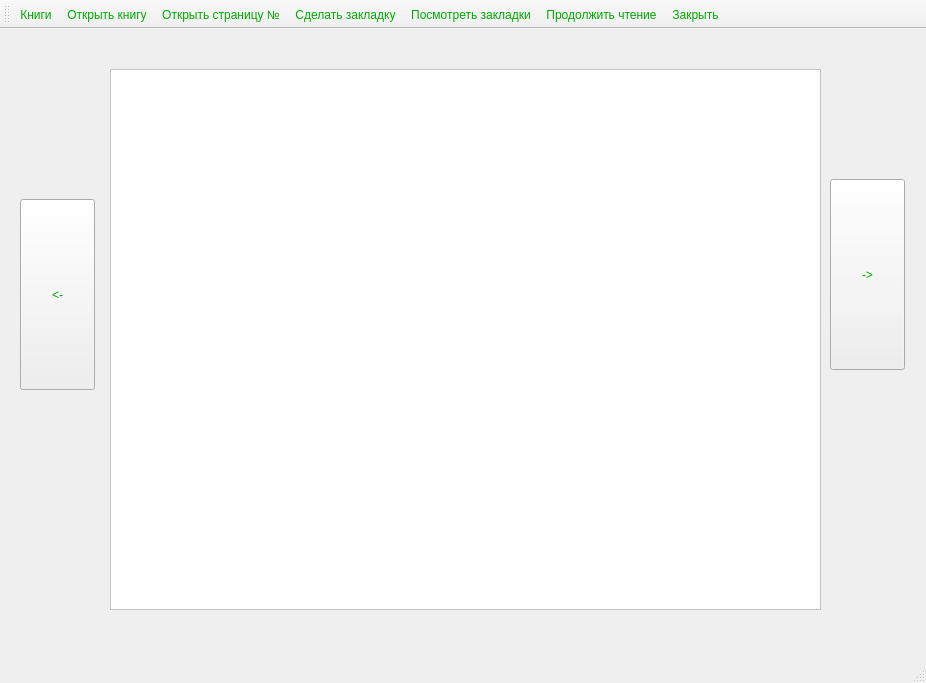
<?xml version="1.0" encoding="UTF-8"?>
<ui version="4.0">
 <class>MainWindow</class>
 <widget class="QMainWindow" name="MainWindow">
  <property name="geometry">
   <rect>
    <x>0</x>
    <y>0</y>
    <width>926</width>
    <height>683</height>
   </rect>
  </property>
  <property name="windowTitle">
   <string>MainWindow</string>
  </property>
  <property name="styleSheet">
   <string notr="true">color: rgb(0, 170, 0);
</string>
  </property>
  <widget class="QWidget" name="centralWidget">
   <widget class="QTextEdit" name="book_text">
    <property name="enabled">
     <bool>false</bool>
    </property>
    <property name="geometry">
     <rect>
      <x>110</x>
      <y>40</y>
      <width>711</width>
      <height>541</height>
     </rect>
    </property>
    <property name="font">
     <font>
      <family>MS Shell Dlg 2</family>
      <pointsize>10</pointsize>
      <weight>75</weight>
      <italic>true</italic>
      <bold>true</bold>
     </font>
    </property>
    <property name="styleSheet">
     <string notr="true">color: rgb(0, 0, 0);
background-color: rgb(255, 255, 255);</string>
    </property>
   </widget>
   <widget class="QPushButton" name="prev_btn">
    <property name="geometry">
     <rect>
      <x>20</x>
      <y>170</y>
      <width>75</width>
      <height>191</height>
     </rect>
    </property>
    <property name="text">
     <string>&lt;-</string>
    </property>
   </widget>
   <widget class="QPushButton" name="next_btn">
    <property name="geometry">
     <rect>
      <x>830</x>
      <y>150</y>
      <width>75</width>
      <height>191</height>
     </rect>
    </property>
    <property name="text">
     <string>-&gt;</string>
    </property>
   </widget>
   <widget class="QWidget" name="layoutWidget">
    <property name="geometry">
     <rect>
      <x>420</x>
      <y>590</y>
      <width>111</width>
      <height>22</height>
     </rect>
    </property>
    <layout class="QHBoxLayout" name="horizontalLayout">
     <item>
      <widget class="QLabel" name="label">
       <property name="font">
        <font>
         <pointsize>11</pointsize>
         <weight>75</weight>
         <italic>true</italic>
         <bold>true</bold>
        </font>
       </property>
       <property name="styleSheet">
        <string notr="true">color: rgb(0, 170, 0);</string>
       </property>
       <property name="text">
        <string>Page :</string>
       </property>
      </widget>
     </item>
     <item>
      <widget class="QSpinBox" name="PageNumber">
       <property name="enabled">
        <bool>true</bool>
       </property>
       <property name="font">
        <font>
         <pointsize>10</pointsize>
         <weight>75</weight>
         <italic>false</italic>
         <bold>true</bold>
        </font>
       </property>
       <property name="styleSheet">
        <string notr="true">color: rgb(0, 170, 0)</string>
       </property>
       <property name="minimum">
        <number>0</number>
       </property>
       <property name="maximum">
        <number>9999</number>
       </property>
       <property name="value">
        <number>0</number>
       </property>
      </widget>
     </item>
    </layout>
   </widget>
  </widget>
  <widget class="QToolBar" name="ToolBar">
   <attribute name="toolBarArea">
    <enum>TopToolBarArea</enum>
   </attribute>
   <attribute name="toolBarBreak">
    <bool>false</bool>
   </attribute>
   <addaction name="Library"/>
   <addaction name="open_book"/>
   <addaction name="DesiredPage"/>
   <addaction name="MakeMark"/>
   <addaction name="SeeMarks"/>
   <addaction name="ContinueReading"/>
   <addaction name="StopReading"/>
  </widget>
  <widget class="QStatusBar" name="statusBar"/>
  <action name="open_book">
   <property name="text">
    <string>Открыть книгу</string>
   </property>
  </action>
  <action name="open_dir">
   <property name="text">
    <string>Открыть папку</string>
   </property>
  </action>
  <action name="DesiredPage">
   <property name="text">
    <string>Открыть страницу №</string>
   </property>
  </action>
  <action name="MakeMark">
   <property name="text">
    <string>Сделать закладку</string>
   </property>
  </action>
  <action name="SeeMarks">
   <property name="text">
    <string>Посмотреть закладки</string>
   </property>
  </action>
  <action name="StopReading">
   <property name="text">
    <string>Закрыть</string>
   </property>
  </action>
  <action name="ContinueReading">
   <property name="text">
    <string>Продолжить чтение</string>
   </property>
  </action>
  <action name="Library">
   <property name="text">
    <string>Книги</string>
   </property>
  </action>
 </widget>
 <layoutdefault spacing="6" margin="11"/>
 <resources/>
 <connections/>
</ui>
